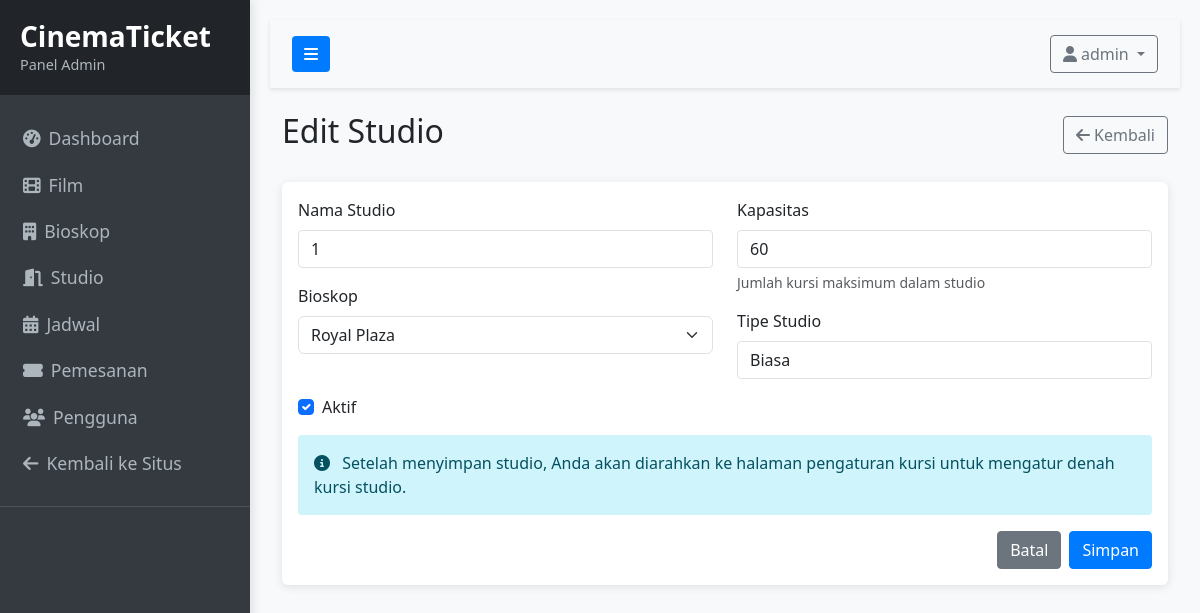
Screenshot of /admin/rooms/edit/1 (signed in) with the database file from the repository.
### app/models/user.py (models this page shows, shortened)
class User(db.Model, UserMixin):
    __tablename__ = 'users'
    id = db.Column(db.Integer, primary_key=True)
    username = db.Column(db.String(64), unique=True, nullable=False)
    email = db.Column(db.String(120), unique=True, nullable=False)
    password_hash = db.Column(db.String(128), nullable=False)
    full_name = db.Column(db.String(100), nullable=True)
    phone_number = db.Column(db.String(20), nullable=True)
    is_admin = db.Column(db.Boolean, default=False)
    created_at = db.Column(db.DateTime, default=datetime.utcnow)
    bookings = db.relationship('Booking', backref='user', lazy='dynamic', cascade='all, delete-orphan')

### app/models/theater.py (models this page shows, shortened)
class Room(db.Model):
    __tablename__ = 'rooms'
    id = db.Column(db.Integer, primary_key=True)
    name = db.Column(db.String(50), nullable=False)
    capacity = db.Column(db.Integer, nullable=False)
    theater_id = db.Column(db.Integer, db.ForeignKey('theaters.id'), nullable=False)
    room_type = db.Column(db.String(50), nullable=True)  # Regular, IMAX, 3D, VIP, dll
    is_active = db.Column(db.Boolean, default=True)
    seats = db.relationship('Seat', backref='room', lazy='dynamic', cascade='all, delete-orphan')
    schedules = db.relationship('Schedule', backref='room', lazy='dynamic', cascade='all, delete-orphan')

### app/routes/admin.py (the view, shortened to what this page needs)
@admin_bp.route('/rooms/edit/<int:room_id>', methods=['GET', 'POST'])
@login_required
@admin_required
def edit_room(room_id):
    room = Room.query.get_or_404(room_id)
    form = RoomForm(obj=room)
    form.theater_id.choices = [(t.id, t.name) for t in Theater.query.order_by(Theater.name).all()]
    return render_template('admin/room_form.html', title='Edit Studio', form=form, room=room)

### app/routes/admin.py
class RoomForm(FlaskForm):
    name = StringField('Nama Studio', validators=[DataRequired(), Length(max=50)])
    capacity = IntegerField('Kapasitas', validators=[DataRequired(), NumberRange(min=1)])
    theater_id = SelectField('Bioskop', coerce=int, validators=[DataRequired()])
    room_type = StringField('Tipe Studio', validators=[Length(max=50), Optional()])
    is_active = BooleanField('Aktif')
    submit = SubmitField('Simpan')

### app/models/user.py (called while the page is built)
@login_manager.user_loader
def load_user(user_id):
    return User.query.get(int(user_id))

### app/routes/admin.py (called while the page is built)
def admin_required(f):
    @wraps(f)
    def decorated_function(*args, **kwargs):
        if not current_user.is_authenticated or not current_user.is_admin:
            flash('Anda tidak memiliki akses ke halaman ini', 'danger')
            return redirect(url_for('main.index'))
        return f(*args, **kwargs)
    return decorated_function

### app/templates/admin/room_form.html (shortened to what this page needs)
{% extends "admin/layout.html" %}
{% block content %}
<div class="d-flex justify-content-between align-items-center mb-4">
    <h1 class="h2">{{ title }}</h1>
    <a href="{{ url_for('admin.rooms') }}" class="btn btn-outline-secondary">
        <i class="fas fa-arrow-left me-1"></i>Kembali
    </a>
</div>
<div class="card">
    <div class="card-body">
        <form method="POST">
            <div class="row">
                <div class="col-md-6">
                    <div class="mb-3">
                        {{ form.name.label(class="form-label") }}
                        {% if form.name.errors %}
                            {{ form.name(class="form-control is-invalid") }}
                            <div class="invalid-feedback">
                                {% for error in form.name.errors %}
                                    {{ error }}
                                {% endfor %}
                            </div>
                        {% else %}
                            {{ form.name(class="form-control") }}
                        {% endif %}
                    </div>
                    <div class="mb-3">
                        {{ form.theater_id.label(class="form-label") }}
                        {% if form.theater_id.errors %}
                            {{ form.theater_id(class="form-select is-invalid") }}
                            <div class="invalid-feedback">
                                {% for error in form.theater_id.errors %}
                                    {{ error }}
                                {% endfor %}
                            </div>
                        {% else %}
                            {{ form.theater_id(class="form-select") }}
                        {% endif %}
                    </div>
                </div>
                <div class="col-md-6">
                    <div class="mb-3">
                        {{ form.capacity.label(class="form-label") }}
                        {% if form.capacity.errors %}
                            {{ form.capacity(class="form-control is-invalid") }}
                            <div class="invalid-feedback">
                                {% for error in form.capacity.errors %}
                                    {{ error }}
                                {% endfor %}
                            </div>
                        {% else %}
                            {{ form.capacity(class="form-control") }}
                            <div class="form-text">Jumlah kursi maksimum dalam studio</div>
                        {% endif %}
                    </div>
                    <div class="mb-3">
                        {{ form.room_type.label(class="form-label") }}
                        {% if form.room_type.errors %}
                            {{ form.room_type(class="form-control is-invalid") }}
                            <div class="invalid-feedback">
                                {% for error in form.room_type.errors %}
                                    {{ error }}
                                {% endfor %}
                            </div>
                        {% else %}
                            {{ form.room_type(class="form-control", placeholder="Regular, IMAX, 3D, VIP, etc.") }}
                        {% endif %}
                    </div>
                </div>
            </div>
            <div class="form-check mb-3">
                {{ form.is_active(class="form-check-input") }}
                {{ form.is_active.label(class="form-check-label") }}
            </div>
            <div class="alert alert-info mb-3">
                <i class="fas fa-info-circle me-2"></i>
                Setelah menyimpan studio, Anda akan diarahkan ke halaman pengaturan kursi untuk mengatur denah kursi studio.
            </div>
            <div class="d-flex justify-content-end">
                <a href="{{ url_for('admin.rooms') }}" class="btn btn-secondary me-2">Batal</a>
                {{ form.submit(class="btn btn-primary") }}
            </div>
        </form>
    </div>
</div>
{% endblock %}

### app/templates/admin/layout.html (shortened to what this page needs)
<!DOCTYPE html>
<html lang="id">
<head>
    <link href="https://cdnjs.cloudflare.com/ajax/libs/bootstrap/5.3.0/css/bootstrap.min.css" rel="stylesheet">
    <link href="https://cdnjs.cloudflare.com/ajax/libs/font-awesome/6.4.0/css/all.min.css" rel="stylesheet">
    <link rel="stylesheet" href="{{ url_for('static', filename='css/admin.css') }}">
</head>
<body>
    <div class="wrapper">
        <nav id="sidebar">
            <div class="sidebar-header">
                <h3>CinemaTicket</h3>
                <p>Panel Admin</p>
            </div>
            <ul class="list-unstyled components">
                <li class="{{ 'active' if request.endpoint == 'admin.index' else '' }}">
                    <a href="{{ url_for('admin.index') }}">
                        <i class="fas fa-tachometer-alt me-2"></i>Dashboard
                    </a>
                </li>
                <li class="{{ 'active' if 'admin.movies' in request.endpoint else '' }}">
                    <a href="{{ url_for('admin.movies') }}">
                        <i class="fas fa-film me-2"></i>Film
                    </a>
                </li>
                <li class="{{ 'active' if 'admin.theaters' in request.endpoint else '' }}">
                    <a href="{{ url_for('admin.theaters') }}">
                        <i class="fas fa-building me-2"></i>Bioskop
                    </a>
                </li>
                <li class="{{ 'active' if 'admin.rooms' in request.endpoint else '' }}">
                    <a href="{{ url_for('admin.rooms') }}">
                        <i class="fas fa-door-open me-2"></i>Studio
                    </a>
                </li>
                <li class="{{ 'active' if 'admin.schedules' in request.endpoint else '' }}">
                    <a href="{{ url_for('admin.schedules') }}">
                        <i class="fas fa-calendar-alt me-2"></i>Jadwal
                    </a>
                </li>
                <li class="{{ 'active' if 'admin.bookings' in request.endpoint else '' }}">
                    <a href="{{ url_for('admin.bookings') }}">
                        <i class="fas fa-ticket-alt me-2"></i>Pemesanan
                    </a>
                </li>
                <li class="{{ 'active' if 'admin.users' in request.endpoint else '' }}">
                    <a href="{{ url_for('admin.users') }}">
                        <i class="fas fa-users me-2"></i>Pengguna
                    </a>
                </li>
                <li>
                    <a href="{{ url_for('main.index') }}">
                        <i class="fas fa-arrow-left me-2"></i>Kembali ke Situs
                    </a>
                </li>
            </ul>
        </nav>
        <div id="content">
            <nav class="navbar navbar-expand-lg navbar-light bg-light">
                <div class="container-fluid">
                    <button type="button" id="sidebarCollapse" class="btn btn-primary">
                        <i class="fas fa-bars"></i>
                    </button>
                    <div class="ms-auto">
                        <div class="dropdown">
                            <button class="btn btn-outline-secondary dropdown-toggle" type="button" id="userDropdown" data-bs-toggle="dropdown" aria-expanded="false">
                                <i class="fas fa-user me-1"></i>{{ current_user.username }}
                            </button>
                        </div>
                    </div>
                </div>
            </nav>
            <div class="container-fluid">
                {% block content %}{% endblock %}
            </div>
        </div>
    </div>
</body>
</html>

### app/static/css/admin.css (style rules this page uses)
body { font-family: 'Segoe UI', Tahoma, Geneva, Verdana, sans-serif; background-color: #f8f9fa; }
.wrapper { display: flex; width: 100%; align-items: stretch; }
#sidebar { min-width: 250px; max-width: 250px; background: #343a40; color: #fff; transition: all 0.3s; box-shadow: 3px 0 10px rgba(0, 0, 0, 0.1); z-index: 999; height: 100vh; position: fixed; overflow-y: auto; }
#sidebar .sidebar-header { padding: 20px; background: #212529; }
#sidebar .sidebar-header h3 { margin: 0; font-weight: bold; }
#sidebar .sidebar-header p { margin: 0; color: #adb5bd; font-size: 0.9rem; }
#sidebar ul.components { padding: 20px 0; border-bottom: 1px solid #4b545c; }
#sidebar ul li a { padding: 10px 20px; font-size: 1.1em; display: block; color: #adb5bd; text-decoration: none; transition: all 0.3s; border-left: 3px solid transparent; }
#content { width: 100%; padding: 20px; min-height: 100vh; transition: all 0.3s; margin-left: 250px; }
.navbar { padding: 15px 10px; background: #fff; border: none; border-radius: 0; margin-bottom: 20px; box-shadow: 0 2px 4px rgba(0, 0, 0, 0.1); }
#sidebarCollapse { background: #007bff; color: #fff; border: none; }
.card { margin-bottom: 20px; border: none; box-shadow: 0 2px 10px rgba(0, 0, 0, 0.1); }
.btn { border-radius: 4px; font-weight: 500; }
.btn-primary { background-color: #007bff; border-color: #007bff; }
.form-control { border-radius: 4px; }
.alert { border: none; border-radius: 4px; }

### rows the page displays
User: username "admin"
Room: name "1", theater_id "Royal Plaza", capacity "60", room_type "Biasa", is_active "☑"

### other values shown
{{ title }} "Edit Studio"
